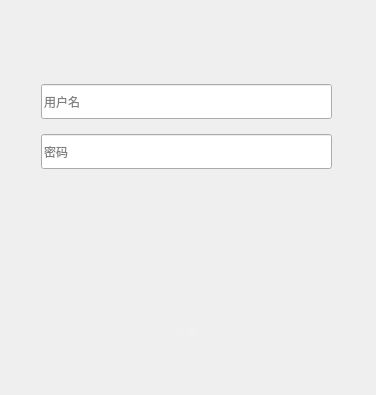
<?xml version="1.0" encoding="UTF-8"?>
<ui version="4.0">
 <class>login</class>
 <widget class="QDialog" name="login">
  <property name="geometry">
   <rect>
    <x>0</x>
    <y>0</y>
    <width>376</width>
    <height>395</height>
   </rect>
  </property>
  <property name="sizePolicy">
   <sizepolicy hsizetype="Fixed" vsizetype="Fixed">
    <horstretch>0</horstretch>
    <verstretch>0</verstretch>
   </sizepolicy>
  </property>
  <property name="cursor">
   <cursorShape>ArrowCursor</cursorShape>
  </property>
  <property name="focusPolicy">
   <enum>Qt::StrongFocus</enum>
  </property>
  <property name="windowTitle">
   <string>Dialog</string>
  </property>
  <property name="styleSheet">
   <string notr="true">#login{
	background:none;
	background-image: url(:/button/login_bg.png);
	border-radius:5px 5px;
}</string>
  </property>
  <widget class="QPushButton" name="closeBtn">
   <property name="geometry">
    <rect>
     <x>340</x>
     <y>10</y>
     <width>25</width>
     <height>25</height>
    </rect>
   </property>
   <property name="focusPolicy">
    <enum>Qt::NoFocus</enum>
   </property>
   <property name="styleSheet">
    <string notr="true">#closeBtn{
	min-width:25px;
	min-height:25px;
	max-width:25px;
	max-height:25px;
  
	image: url(:/button/login_close.png);
	border:0px;
}
#closeBtn:hover{
	
	
	image: url(:/button/login_close_2.png);
}</string>
   </property>
   <property name="text">
    <string/>
   </property>
   <property name="iconSize">
    <size>
     <width>20</width>
     <height>20</height>
    </size>
   </property>
  </widget>
  <widget class="QPushButton" name="minimumBtn">
   <property name="geometry">
    <rect>
     <x>310</x>
     <y>10</y>
     <width>25</width>
     <height>25</height>
    </rect>
   </property>
   <property name="focusPolicy">
    <enum>Qt::NoFocus</enum>
   </property>
   <property name="styleSheet">
    <string notr="true">#minimumBtn{
	border:0px;
	image: url(:/button/login_min.png);
}
#minimumBtn:hover{
	
	image: url(:/button/login_min_2.png);
}</string>
   </property>
   <property name="text">
    <string/>
   </property>
  </widget>
  <widget class="QWidget" name="loginWidget" native="true">
   <property name="geometry">
    <rect>
     <x>0</x>
     <y>80</y>
     <width>371</width>
     <height>311</height>
    </rect>
   </property>
   <widget class="QLineEdit" name="userLineEdit">
    <property name="geometry">
     <rect>
      <x>41</x>
      <y>4</y>
      <width>291</width>
      <height>35</height>
     </rect>
    </property>
    <property name="minimumSize">
     <size>
      <width>0</width>
      <height>35</height>
     </size>
    </property>
    <property name="maximumSize">
     <size>
      <width>16777215</width>
      <height>35</height>
     </size>
    </property>
    <property name="styleSheet">
     <string notr="true"/>
    </property>
    <property name="inputMask">
     <string/>
    </property>
    <property name="alignment">
     <set>Qt::AlignLeading|Qt::AlignLeft|Qt::AlignVCenter</set>
    </property>
    <property name="placeholderText">
     <string>用户名</string>
    </property>
   </widget>
   <widget class="QLineEdit" name="passWdLineEdit">
    <property name="geometry">
     <rect>
      <x>41</x>
      <y>54</y>
      <width>291</width>
      <height>35</height>
     </rect>
    </property>
    <property name="sizePolicy">
     <sizepolicy hsizetype="Expanding" vsizetype="Fixed">
      <horstretch>0</horstretch>
      <verstretch>0</verstretch>
     </sizepolicy>
    </property>
    <property name="minimumSize">
     <size>
      <width>0</width>
      <height>35</height>
     </size>
    </property>
    <property name="maximumSize">
     <size>
      <width>16777</width>
      <height>35</height>
     </size>
    </property>
    <property name="styleSheet">
     <string notr="true"/>
    </property>
    <property name="inputMethodHints">
     <set>Qt::ImhHiddenText|Qt::ImhNoAutoUppercase|Qt::ImhNoPredictiveText</set>
    </property>
    <property name="inputMask">
     <string/>
    </property>
    <property name="text">
     <string/>
    </property>
    <property name="echoMode">
     <enum>QLineEdit::Password</enum>
    </property>
    <property name="alignment">
     <set>Qt::AlignLeading|Qt::AlignLeft|Qt::AlignVCenter</set>
    </property>
    <property name="placeholderText">
     <string>密码</string>
    </property>
   </widget>
   <widget class="QPushButton" name="loginBtn">
    <property name="geometry">
     <rect>
      <x>129</x>
      <y>150</y>
      <width>121</width>
      <height>41</height>
     </rect>
    </property>
    <property name="sizePolicy">
     <sizepolicy hsizetype="Fixed" vsizetype="Fixed">
      <horstretch>3</horstretch>
      <verstretch>0</verstretch>
     </sizepolicy>
    </property>
    <property name="minimumSize">
     <size>
      <width>111</width>
      <height>41</height>
     </size>
    </property>
    <property name="maximumSize">
     <size>
      <width>1677777</width>
      <height>167777</height>
     </size>
    </property>
    <property name="cursor">
     <cursorShape>PointingHandCursor</cursorShape>
    </property>
    <property name="styleSheet">
     <string notr="true">#loginBtn{
	margin-left:1px;
	image: url(:/button/login.png);
border-style:solid;
}
#loginBtn:hover{
	
	image: url(:/button/login_2.png);
}</string>
    </property>
    <property name="text">
     <string/>
    </property>
   </widget>
   <widget class="QLabel" name="login_state_label">
    <property name="geometry">
     <rect>
      <x>56</x>
      <y>98</y>
      <width>231</width>
      <height>31</height>
     </rect>
    </property>
    <property name="styleSheet">
     <string notr="true">#login_state_label{
	
	color: rgb(239, 249, 34);
}</string>
    </property>
    <property name="text">
     <string/>
    </property>
    <property name="alignment">
     <set>Qt::AlignCenter</set>
    </property>
   </widget>
   <widget class="QPushButton" name="pushButton">
    <property name="geometry">
     <rect>
      <x>170</x>
      <y>240</y>
      <width>31</width>
      <height>21</height>
     </rect>
    </property>
    <property name="cursor">
     <cursorShape>PointingHandCursor</cursorShape>
    </property>
    <property name="styleSheet">
     <string notr="true">#pushButton{
	border:1px;
	color: rgb(241, 241, 241);
}
#pushButton:hover{
	border-bottom-style:solid;
	
	border-bottom-color: rgb(235, 235, 235);
}</string>
    </property>
    <property name="text">
     <string>注册</string>
    </property>
   </widget>
  </widget>
 </widget>
 <tabstops>
  <tabstop>userLineEdit</tabstop>
  <tabstop>passWdLineEdit</tabstop>
  <tabstop>loginBtn</tabstop>
  <tabstop>pushButton</tabstop>
  <tabstop>minimumBtn</tabstop>
 </tabstops>
 <resources/>
 <connections/>
</ui>
